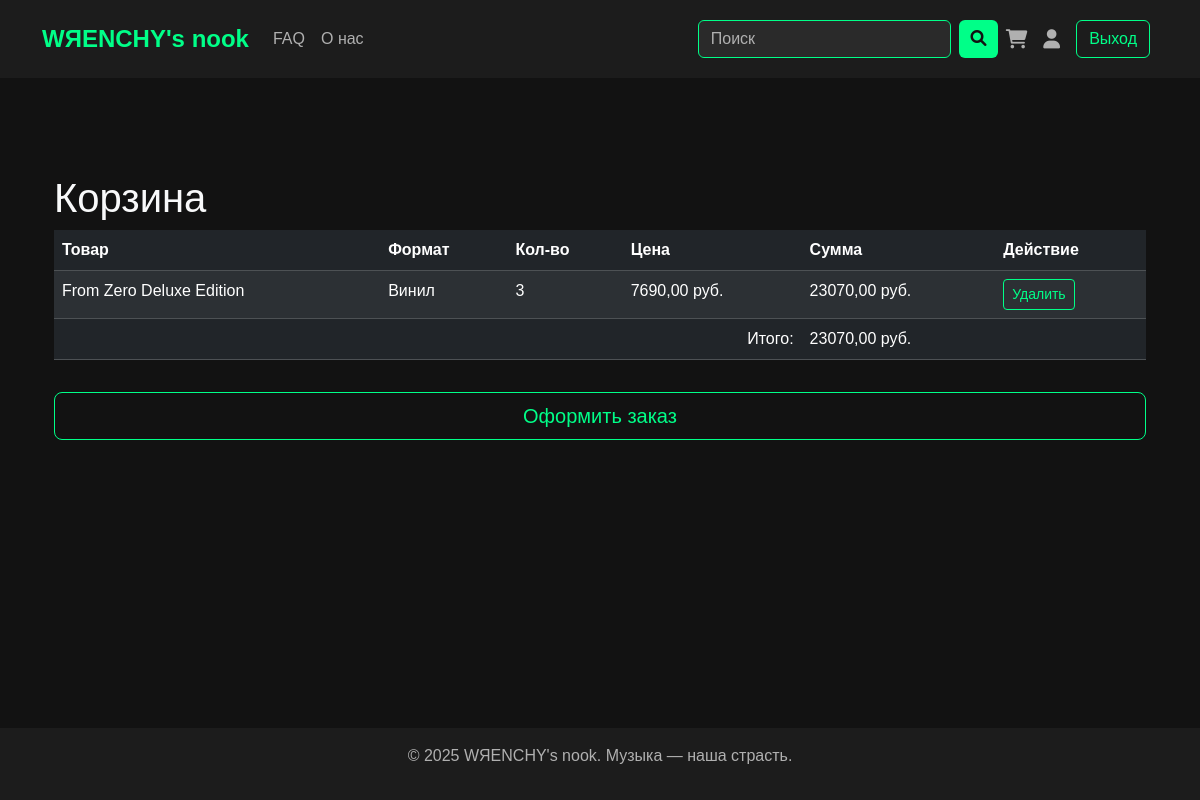
The app's page /cart/ (signed in), older data.
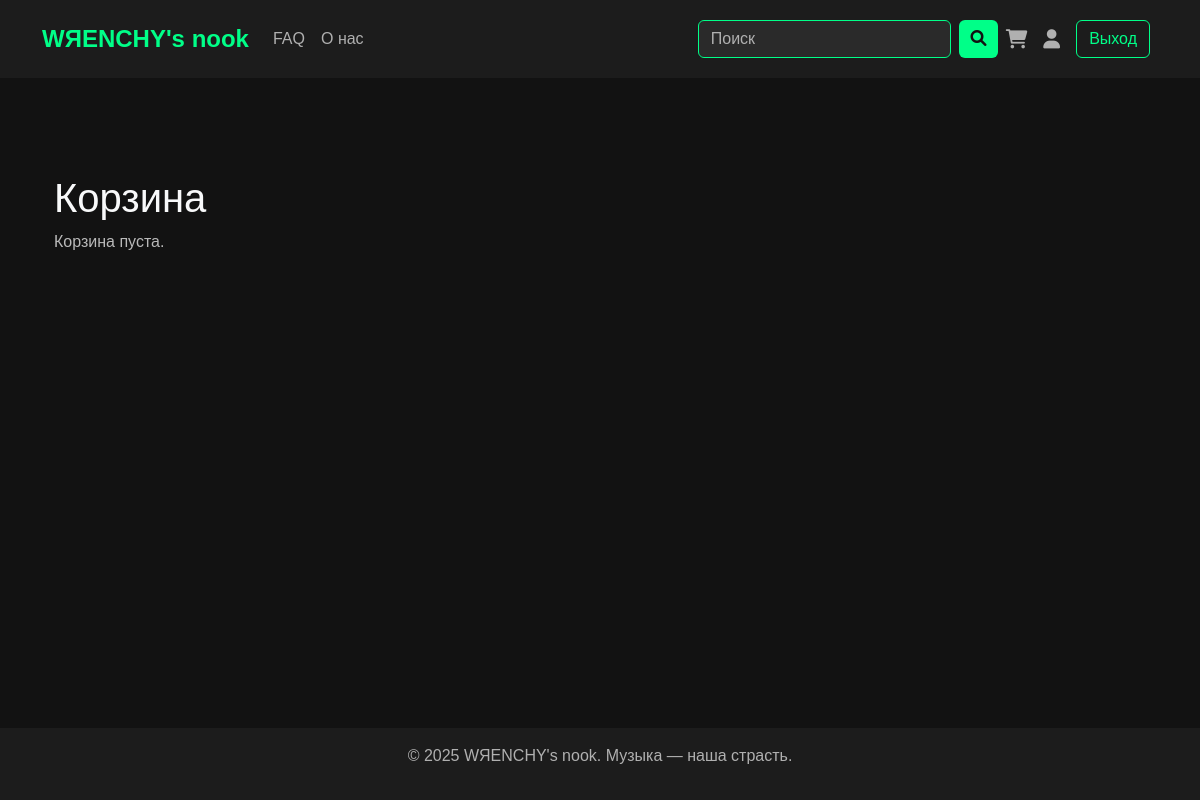
The same page, newer data.
### main/models.py (models this page shows, shortened)
class CartItem(models.Model):
    cart = models.ForeignKey('Cart', on_delete=models.CASCADE, verbose_name="Корзина")
    product_variant = models.ForeignKey('ProductVariant', on_delete=models.CASCADE, verbose_name="Вариант товара")
    quantity = models.PositiveIntegerField(default=1, verbose_name="Количество")
    class Meta:
        verbose_name = "Элемент корзины"
        verbose_name_plural = "Элементы корзины"

class ProductVariant(models.Model):
    product = models.ForeignKey('Product', on_delete=models.CASCADE, verbose_name="Товар")
    product_type = models.ForeignKey('ProductType', on_delete=models.PROTECT, verbose_name="Тип товара")
    price = models.DecimalField(max_digits=10, decimal_places=2, verbose_name="Цена")
    stock = models.PositiveIntegerField(default=0, verbose_name="Количество на складе")
    class Meta:
        verbose_name = "Вариант товара"
        verbose_name_plural = "Варианты товара"
        unique_together = ['product', 'product_type']

class Product(models.Model):
    title = models.CharField(max_length=200, verbose_name="Название")
    artist = models.CharField(max_length=100, verbose_name="Исполнитель")
    product_type = models.ManyToManyField('ProductType', through='ProductVariant', verbose_name="Типы товара")
    genre = models.ManyToManyField('Genre', verbose_name="Жанр")
    description = models.TextField(blank=True, verbose_name="Описание")
    image = models.ImageField(upload_to='products/', blank=True, null=True, verbose_name="Изображение")
    slug = models.SlugField(max_length=200, unique=True, verbose_name="URL-имя")
    created_at = models.DateTimeField(auto_now_add=True, verbose_name="Дата создания")
    updated_at = models.DateTimeField(auto_now=True, verbose_name="Дата обновления")
    class Meta:
        verbose_name = "Товар"
        verbose_name_plural = "Товары"
        ordering = ['title']

class ProductType(models.Model):
    name = models.CharField(max_length=50, unique=True, verbose_name="Тип товара")
    slug = models.SlugField(max_length=50, unique=True, verbose_name="URL-имя")
    class Meta:
        verbose_name = "Тип товара"
        verbose_name_plural = "Типы товаров"

### main/views.py (the view)
# urls.py: path('cart/', views.cart, name='cart'),
@login_required
def cart(request):
    cart = Cart.objects.filter(user=request.user).first()
    cart_items = CartItem.objects.filter(cart=cart) if cart else []
    cart_items_with_subtotal = [
        {'item': item, 'subtotal': item.product_variant.price * item.quantity}
        for item in cart_items
    ]
    total = sum(item['subtotal'] for item in cart_items_with_subtotal)
    return render(request, 'main/cart.html', {'cart_items_with_subtotal': cart_items_with_subtotal, 'total': total})

### main/templates/main/cart.html (shortened to what this page needs)
{% extends 'base.html' %}
{% block content %}
<section class="py-5">
    <div class="container">
        <h1 class="text-light">Корзина</h1>
        {% if cart_items_with_subtotal %}
            <div class="table-responsive">
                <table class="table table-dark table-striped">
                    <thead>
                        <tr>
                            <th>Товар</th>
                            <th>Формат</th>
                            <th>Кол-во</th>
                            <th>Цена</th>
                            <th>Сумма</th>
                            <th>Действие</th>
                        </tr>
                    </thead>
                    <tbody>
                        {% for entry in cart_items_with_subtotal %}
                            <tr>
                                <td>{{ entry.item.product_variant.product.title }}</td>
                                <td>{{ entry.item.product_variant.product_type.name }}</td>
                                <td>{{ entry.item.quantity }}</td>
                                <td>{{ entry.item.product_variant.price }} руб.</td>
                                <td>{{ entry.subtotal }} руб.</td>
                                <td>
                                    <a href="{% url 'remove_from_cart' entry.item.id %}" class="btn btn-neon btn-sm">Удалить</a>
                                </td>
                            </tr>
                        {% endfor %}
                    </tbody>
                    <tfoot>
                        <tr>
                            <td colspan="4" class="text-end">Итого:</td>
                            <td>{{ total }} руб.</td>
                            <td></td>
                        </tr>
                    </tfoot>
                </table>
            </div>
            <div class="d-grid gap-2 d-md-block mt-3">
                <a href="{% url 'checkout' %}" class="btn btn-neon btn-lg w-100 w-md-auto">Оформить заказ</a>
            </div>
        {% else %}
            <p class="text-subtle">Корзина пуста.</p>
        {% endif %}
    </div>
</section>
{% endblock %}

Row changes from the older to the newer data that the page shows:
removed CartItem: item.product_variant.product "From Zero Deluxe Edition", item.product_variant.product_type.name "Винил", item.quantity "3", item.product_variant.price "7690,00", subtotal "23070,00"
Text that changed along with them:
{{ total }}: "23070,00" → (not shown)
text no longer shown: "Товар Формат Кол-во Цена Сумма Действие Итого: руб. Оформить заказ"
text now shown: "Корзина пуста."
